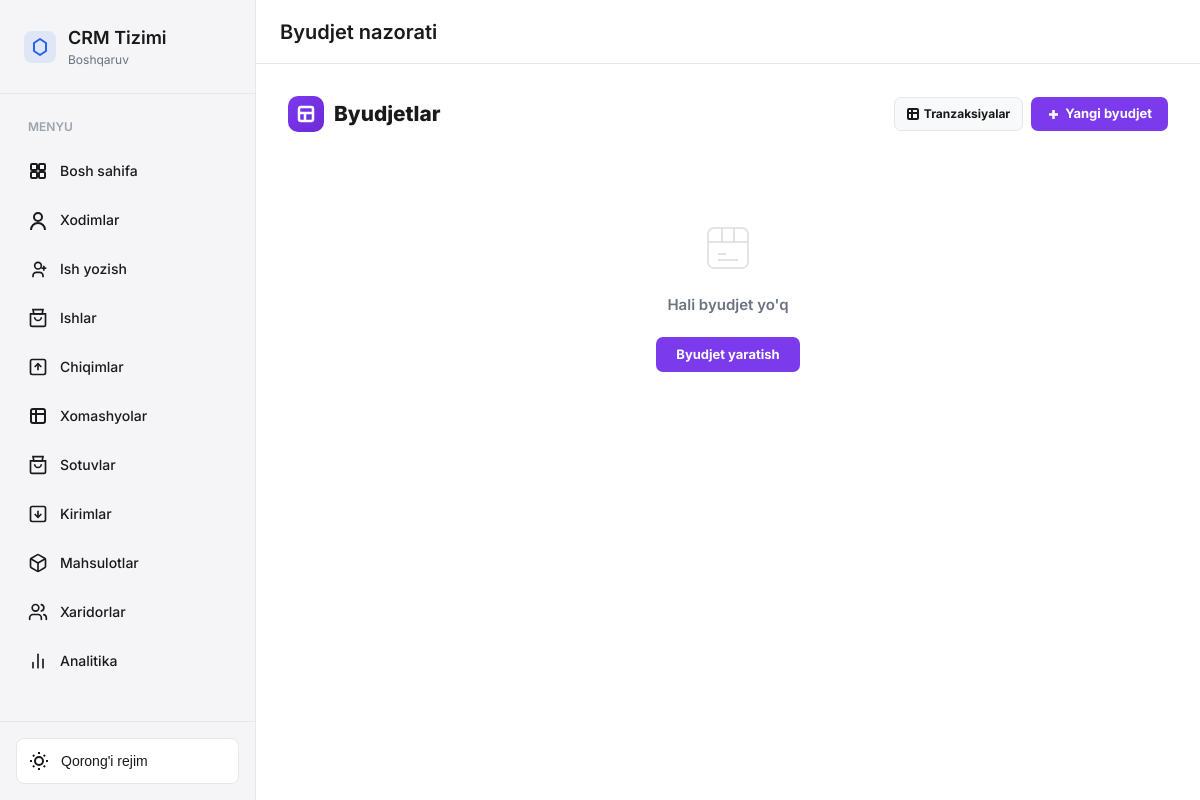
Page /budget/ (signed in) on the earlier database version.
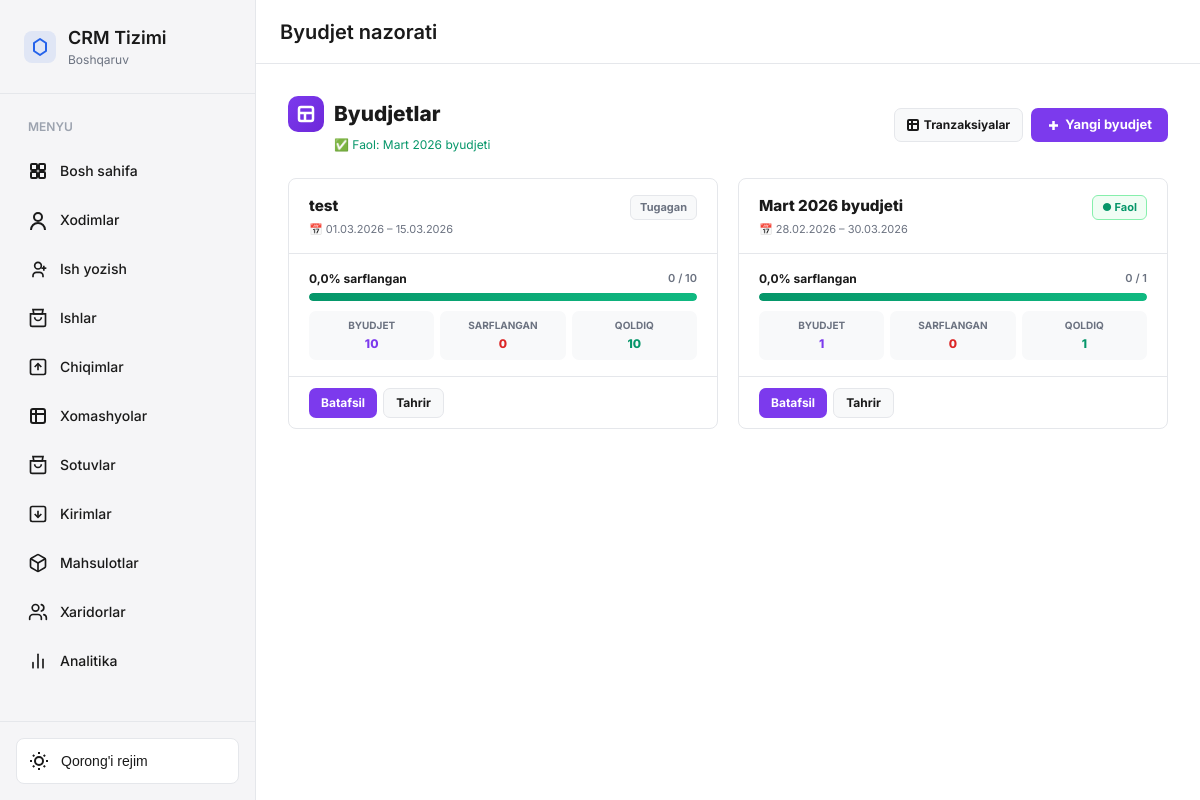
Same page on the later database version.
### budget/models.py (models this page shows, shortened)
class Byudjet(models.Model):
    nomi         = models.CharField(max_length=255)
    davr_boshi   = models.DateField()
    davr_oxiri   = models.DateField()
    umumiy_summa = models.DecimalField(max_digits=20, decimal_places=2)
    izoh         = models.TextField(blank=True)
    yaratgan     = models.ForeignKey(
        settings.AUTH_USER_MODEL, on_delete=models.SET_NULL,
        null=True, blank=True
    )
    created_at = models.DateTimeField(auto_now_add=True)
    class Meta:
        verbose_name        = "Byudjet"
        verbose_name_plural = "Byudjetlar"
        ordering            = ['-davr_boshi']
    def _tranzaksiyalar(self):
        return Tranzaksiya.objects.filter(
            sana__gte=self.davr_boshi,
            sana__lte=self.davr_oxiri,
        )
    def get_sarflar(self) -> dict:
        from django.db.models import Case, When, DecimalField
        result = self._tranzaksiyalar().aggregate(
            jami=Coalesce(Sum('summa_uzs'), Value(Decimal('0')), output_field=DecimalField()),
            chiqim=Coalesce(
                Sum('summa_uzs', filter=models.Q(manba='chiqim')),
                Value(Decimal('0')), output_field=DecimalField()
            ),
            xomashyo=Coalesce(
                Sum('summa_uzs', filter=models.Q(manba='xomashyo')),
                Value(Decimal('0')), output_field=DecimalField()
            ),
        )
        return result
    @property
    def jami_sarfi(self) -> Decimal:
        return self.get_sarflar()['jami']
    @property
    def qoldiq(self) -> Decimal:
        return max(self.umumiy_summa - self.jami_sarfi, Decimal('0'))
    @property
    def sarfi_foiz(self) -> float:
        if self.umumiy_summa > 0:
            return min(round(float(self.jami_sarfi / self.umumiy_summa * 100), 1), 100)
        return 0.0
    @property
    def holat(self) -> str:
        f = self.sarfi_foiz
        if f >= 100: return 'oshib_ketdi'
        if f >= 90:  return 'xavfli'
        if f >= 75:  return 'ogoh'
        return 'xavfsiz'
    @property
    def is_active(self) -> bool:
        today = timezone.now().date()
        return self.davr_boshi <= today <= self.davr_oxiri

### budget/views.py (the view)
# urls.py: path('',                        views.ByudjetListView.as_view(),      name='list'),
class ByudjetListView(LoginRequiredMixin, ListView):
    model = Byudjet
    template_name = 'budget/list.html'
    context_object_name = 'byudjetlar'
    login_url = 'account_login'
    def get_queryset(self):
        return Byudjet.objects.order_by('-davr_boshi')
    def get_context_data(self, **kwargs):
        ctx = super().get_context_data(**kwargs)
        today = timezone.now().date()
        ctx['faol'] = Byudjet.objects.filter(
            davr_boshi__lte=today,
            davr_oxiri__gte=today,
        ).first()
        return ctx

### templates/budget/list.html (shortened to what the changed rows need)
{% extends 'base.html' %}
{% load humanize %}
{% block content %}
<div class="main-content">
    <main class="content"><div class="page">
        <div style="display:flex;align-items:center;justify-content:space-between;margin-bottom:1.5rem;flex-wrap:wrap;gap:1rem;">
            <div>
                <h2 style="font-size:1.3rem;font-weight:800;margin:0;display:flex;align-items:center;gap:10px;">
                    <span style="width:36px;height:36px;border-radius:10px;background:linear-gradient(135deg,#7c3aed,#6d28d9);display:flex;align-items:center;justify-content:center;color:white;flex-shrink:0;">
                        <svg width="18" height="18" fill="none" stroke="currentColor" stroke-width="2.5" viewBox="0 0 18 18"><rect x="2" y="2" width="14" height="14" rx="2"/><path d="M2 8h14M8 8v8"/></svg>
                    </span>
                    Byudjetlar
                </h2>
                {% if faol %}<div style="font-size:12px;color:#059669;margin-top:4px;margin-left:46px;">✅ Faol: {{ faol.nomi }}</div>{% endif %}
            </div>
        </div>
        {% if byudjetlar %}
        <div class="bl-grid">
            {% for b in byudjetlar %}
            {% with foiz=b.sarfi_foiz holat=b.holat %}
            <div class="bl-card">
                <div class="bl-top">
                    <div>
                        <div class="bl-nomi">{{ b.nomi }}</div>
                        <div class="bl-davr">📅 {{ b.davr_boshi|date:"d.m.Y" }} – {{ b.davr_oxiri|date:"d.m.Y" }}</div>
                    </div>
                    {% if b.is_active %}<span class="badge-active">● Faol</span>
                    {% else %}<span class="badge-old">Tugagan</span>{% endif %}
                </div>
                <div class="bl-body">
                    <div class="bl-prog-label">
                        <span style="font-weight:700;">{{ foiz }}% sarflangan</span>
                        <span style="color:var(--text-secondary);font-size:11px;">{{ b.jami_sarfi|floatformat:0|intcomma }} / {{ b.umumiy_summa|floatformat:0|intcomma }}</span>
                    </div>
                    <div class="bl-track">
                        <div class="bl-fill fill-{% if holat == 'xavfsiz' %}safe{% elif holat == 'ogoh' %}ogoh{% elif holat == 'xavfli' %}xavfli{% else %}oshib{% endif %}"
                             style="width:{{ foiz }}%;"></div>
                    </div>
                    <div class="bl-stats">
                        <div class="bl-stat">
                            <div class="bl-stat-l">Byudjet</div>
                            <div class="bl-stat-v" style="color:#7c3aed;">{{ b.umumiy_summa|floatformat:0|intcomma }}</div>
                        </div>
                        <div class="bl-stat">
                            <div class="bl-stat-l">Sarflangan</div>
                            <div class="bl-stat-v" style="color:#dc2626;">{{ b.jami_sarfi|floatformat:0|intcomma }}</div>
                        </div>
                        <div class="bl-stat">
                            <div class="bl-stat-l">Qoldiq</div>
                            <div class="bl-stat-v" style="color:#059669;">{{ b.qoldiq|floatformat:0|intcomma }}</div>
                        </div>
                    </div>
                </div>
                <div class="bl-footer">
                    <a href="{% url 'budget:detail' b.pk %}" class="btn-sm btn-p">Batafsil</a>
                    <a href="{% url 'budget:update' b.pk %}" class="btn-sm btn-o">Tahrir</a>
                </div>
            </div>
            {% endwith %}
            {% endfor %}
        </div>
        {% else %}
        <div style="text-align:center;padding:4rem 1.5rem;color:var(--text-secondary);">
            <svg width="56" height="56" fill="none" stroke="currentColor" stroke-width="1.5" viewBox="0 0 56 56" style="opacity:.25;margin-bottom:12px;"><rect x="8" y="8" width="40" height="40" rx="6"/><path d="M8 22h40M22 8v14M34 8v14M18 34h8M18 40h20"/></svg>
            <p style="font-size:15px;font-weight:600;margin-bottom:8px;">Hali byudjet yo'q</p>
            <a href="{% url 'budget:create' %}" class="btn-sm btn-p" style="margin-top:12px;display:inline-flex;padding:8px 20px;font-size:13px;">Byudjet yaratish</a>
        </div>
        {% endif %}
    </div></main>
</div>
{% endblock %}

Differences in the rows shown:
added Byudjet: nomi "Mart 2026 byudjeti", davr_boshi "28.02.2026", davr_oxiri "30.03.2026", shows "● Faol", sarfi_foiz "0,0", jami_sarfi "0", umumiy_summa "1", qoldiq "1"
added Byudjet: nomi "test", davr_boshi "01.03.2026", davr_oxiri "15.03.2026", shows "Tugagan", sarfi_foiz "0,0", jami_sarfi "0", umumiy_summa "10", qoldiq "10"
Other differences:
text no longer shown: "Hali byudjet yo'q Byudjet yaratish"
text now shown: "✅ Faol:"
